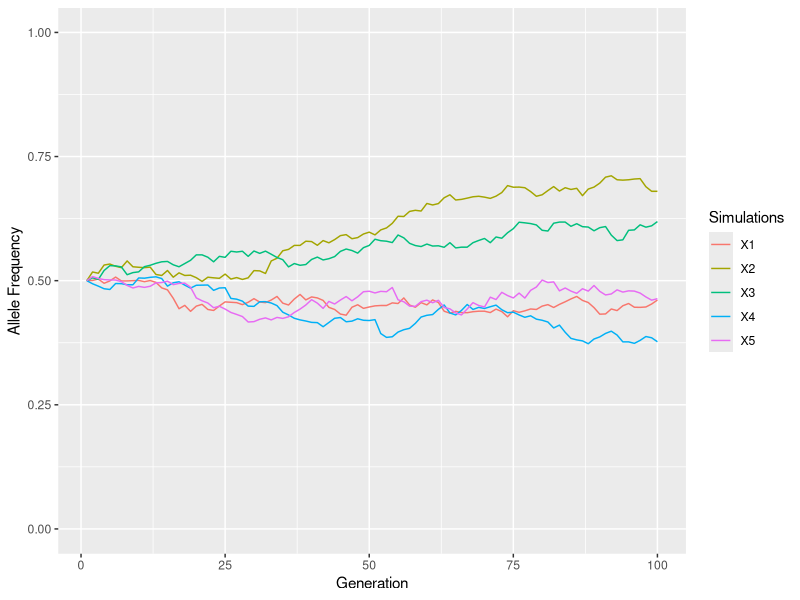
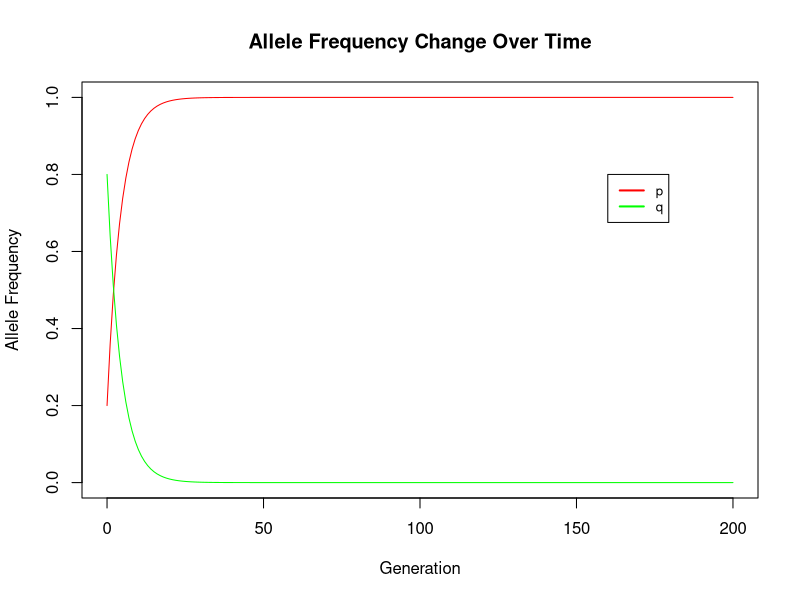
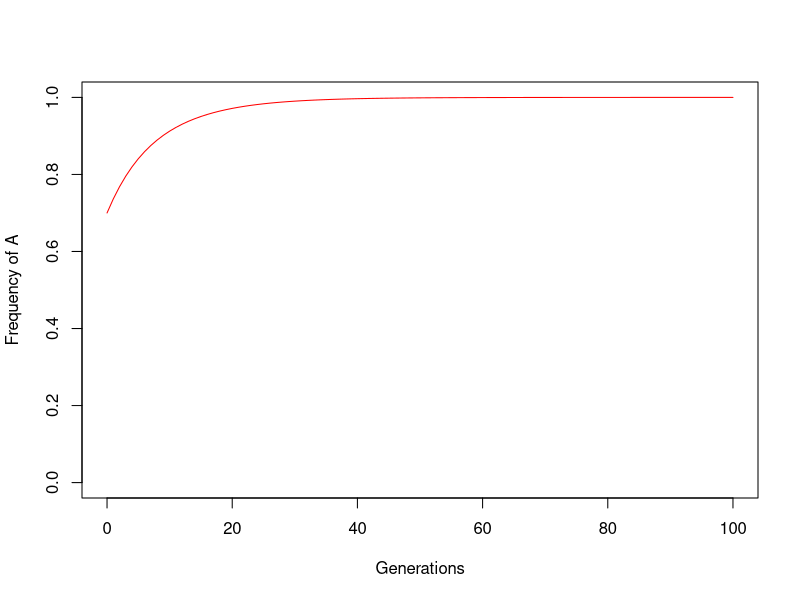
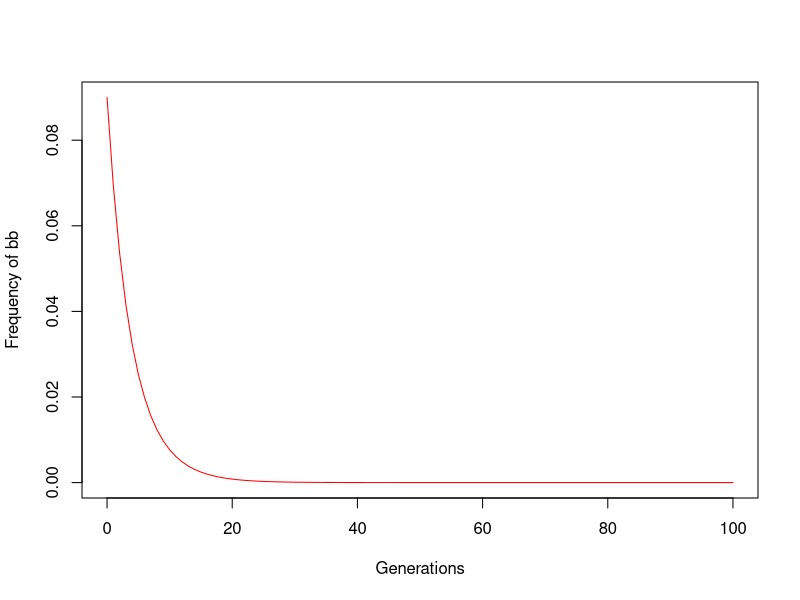

Here is the R script that generated these plots, in order:
## ---- chunk 1
install.packages("ggplot2")
install.packages("reshape")
library(ggplot2)
library(reshape)
## ---- chunk 2
# Set up parameters
N = 2000 # number of diploid individuals (population size)
N.chrom = 2*N # number of chromosomes (2 for each diploid individual)
p = .5; q = 1-p #beginning allele frequencies
N.gen = 100 # number of generations
N.sim = 5 # number of simulations


# Simulation: Imagine the bag of marbles analogy: See https://www.pathwayz.org/Tree/Plain/GENETIC+DRIFT; this simulation is choosing alleles at random from the population, conditional on their initial frequency, to create the allele frequencies of the next generation.
X = array(0, dim=c(N.gen,N.sim)) #creating just a blank table with the correct number of columns (simulations) and rows (generations)
X[1,] = rep(N.chrom*p,N.sim) # initialize proportion of p alleles in FIRST generation (multiply number of chromosomes by the allele frequency p)
for(j in 1:N.sim){
  for(i in 2:N.gen){
    X[i,j] = rbinom(1,N.chrom,prob=X[i-1,j]/N.chrom)
    }  
  }
X = data.frame(X/N.chrom)

#using a binomial sampling method (success or failure, or whether you sample allele p or not), sample for each individual in each generation (N.chrom contains information about how many individuals there are). The 'prob=' contains information about the starting allele frequency (the frequency of p in the previous generation)

# Reshape data and plot the 5 simulations; This plots only frequency of p allele, but you can use the equation 1-p to figure out q at any point in the simulation.
sim_data <- melt(X) #reformats table for plotting
ggplot(sim_data, aes(x = rep(c(1:100), N.sim), y = value, colour = variable)) + geom_line() + xlab("Generation") + ylab("Allele Frequency") + ylim(0,1) + labs(colour = "Simulations")
## ---- chunk 3
migration_rate = 0.2 #PROPORTION of individuals from continent that move to island subpopulation

p_continent = 1 #allele frequency of p in the continent population; migrants will have this allele frequency of p
p_island = 0.2 #non-migrants have this allele frequency of p BEFORE migration occurs; also denoted as Po or P(n-1)
n = 200 #number of generations

##Solve for Pn, the allele frequency in the subpopulation after 1 generation##

(1-migration_rate)*p_island + (migration_rate*p_continent)
#Where 1-migration rate is the number of individuals that did not migrate, which is multiplied by the initial allele frequency of p on the island before migration occured; the second part of the equation multiplies the migration rate by the p allele frequency of the migrant individuals coming from the continent.
## ---- chunk 4
options(digits = 2, scipen = 10)
#after many generations:

#create an empty dataframe that will be filled with values of allele frequencies
alleles <- data.frame(a=as.numeric(),
                 b=as.numeric(), 
                 c=as.numeric(), 
                 stringsAsFactors=FALSE) 

p = rep(NA,n)
p[1]=p_island #we want the initial value of allele frequency of p in the island population to be equal to what we set the frequency of p to be earlier

#initialize a loop. This says, for every generation, we will take the value of p (the island allele freq. of p) at time i, plug it into our equation for continent-island migration, and calculate p at time i+1. Then, use that new p value and plug it into our equation to calculate p at time i+2. The allele frequency of q (called freq_q) is calculated using the equation q=1-p.
for (i in 1 : n) {
    p[i+1] = (1-migration_rate)*p[i]+(migration_rate*p_continent)
    freq_q = 1-p[i+1]
    alleles = rbind(alleles, data.frame(i, cbind(p[i+1], freq_q)))
}

colnames(alleles) <- c("Generation","p","q") #naming the columns in our created dataframe
alleles <- rbind(c(0,p_island,1-p_island), alleles) #add and fill in the first row of the dataframe with initial allele frequencies for the island (at generation 0)
## ---- chunk 5
plot(alleles$Generation, #the values for the x axis
     alleles$p, #the values for the y axis
     type="l", #we want a line graph
     col="red", #color the first plotted line, p vs. Generation, red
     ylim = c(0, 1), #we want the y axis to display values from 0 to 1
     xlab = "Generation", #name the x axis
     ylab = "Allele Frequency", #name the y axis
     main = "Allele Frequency Change Over Time") #add title to plot
lines(alleles$Generation,alleles$q,col="green") #this adds the line for the allele frequency of q onto the plot in green
legend(160, 0.8, #give x and y coordinates for where you want the key
       legend=c("p", "q"), #we want both lines on the legend, named for the alleles
       col=c("red", "green"), #the color of the two lines
       lwd=2, #line width of legend line
       cex=0.8) #font size
## ---- chunk 6
number_of_generations = 100 #how many generations do you want the simulation to run?

#relative fitnesses
fitness_aa = 1
fitness_ab = 0.9
fitness_bb = 0.6

#Starting frequencies of alleles and genotypes
freq_a = 0.7
 
freq_b = 1 - freq_a
freq_aa = freq_a^2
freq_ab = 2 * freq_a * freq_b
freq_bb = freq_b^2
 
genotypes = data.frame(t = 0, cbind(freq_aa, freq_ab, freq_bb))
alleles_frequency = data.frame(t = 0, cbind(freq_a, freq_b))
 
for (t in 1 : number_of_generations) {
 
    x_freq_a = freq_aa + 0.5 * freq_ab
    x_freq_b = freq_bb + 0.5 * freq_ab
 
    x_freq_aa = freq_aa * fitness_aa
    x_freq_ab = freq_ab * fitness_ab
    x_freq_bb = freq_bb * fitness_bb
     
    w = x_freq_aa + x_freq_ab + x_freq_bb
     
    freq_a = (x_freq_a*((x_freq_a*fitness_aa)+(x_freq_b*fitness_ab)))/w
    freq_b = 1 - freq_a
    
    freq_aa = freq_a^2
    freq_ab = 2 * freq_a * freq_b
    freq_bb = freq_b^2
      
    genotypes = rbind(genotypes, data.frame(t, cbind(freq_aa, freq_ab, freq_bb)))
    alleles_frequency = rbind(alleles_frequency, data.frame(t, cbind(freq_a, freq_b)))
}
## ---- chunk 7
plot(alleles_frequency$t, alleles_frequency$freq_a,type="l",col="red", xlab="Generations", ylab="Frequency of A", ylim = c(0,1)) 
#ylim command sets y limits of axis; 0 is the lower limit and 1 is the upper limit
## ---- chunk 8
plot(genotypes$t, genotypes$freq_bb,type="l",col="red", xlab="Generations", ylab="Frequency of bb")
